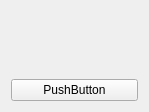
<?xml version="1.0" encoding="UTF-8"?>
<ui version="4.0">
 <class>Form</class>
 <widget class="QWidget" name="Form">
  <property name="geometry">
   <rect>
    <x>0</x>
    <y>0</y>
    <width>149</width>
    <height>112</height>
   </rect>
  </property>
  <property name="windowTitle">
   <string>Form</string>
  </property>
  <layout class="QVBoxLayout" name="verticalLayout">
   <item>
    <widget class="QLabel" name="label">
     <property name="text">
      <string/>
     </property>
     <property name="pixmap">
      <pixmap>labelPixmap</pixmap>
     </property>
    </widget>
   </item>
   <item>
    <widget class="QPushButton" name="pushButton">
     <property name="text">
      <string>PushButton</string>
     </property>
     <property name="icon">
      <iconset>
       <normaloff>buttonIconNormalOff</normaloff>
       <normalon>buttonIconNormalOn</normalon>
       <disabledoff>buttonIconDisabledOff</disabledoff>
       <disabledon>buttonIconDisabledOn</disabledon>
     </iconset>
     </property>
    </widget>
   </item>
  </layout>
 </widget>
 <pixmapfunction>pixmapFunction</pixmapfunction>
 <resources/>
 <connections/>
</ui>
